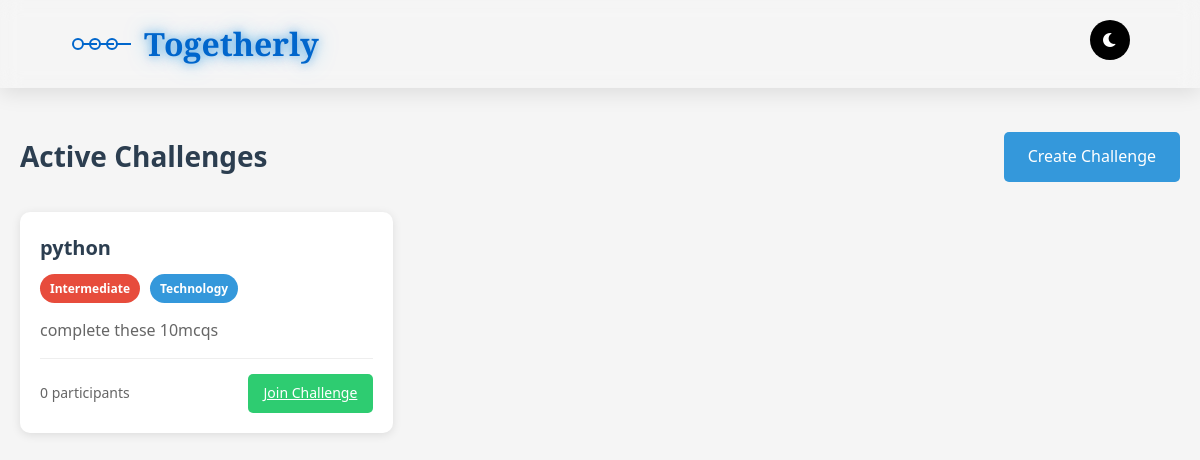
The page /challenges/ (signed in) on the database its author committed.
### challenges/models.py (models this page shows, shortened)
class SkillChallenge(models.Model):
    DIFFICULTY_CHOICES = [
        ('beginner', 'Beginner'),
        ('intermediate', 'Intermediate'),
        ('advanced', 'Advanced')
    ]
    CATEGORY_CHOICES = [
        ('tech', 'Technology'),
        ('design', 'Design'),
        ('marketing', 'Marketing'),
        ('business', 'Business Strategy'),
        ('writing', 'Content Writing'),
        ('data', 'Data Analysis')
    ]
    creator = models.ForeignKey(User, on_delete=models.CASCADE)
    title = models.CharField(max_length=200)
    description = models.TextField()
    difficulty = models.CharField(max_length=20, choices=DIFFICULTY_CHOICES)
    category = models.CharField(max_length=20, choices=CATEGORY_CHOICES)
    start_date = models.DateTimeField()
    end_date = models.DateTimeField()
    max_participants = models.IntegerField(default=50)
    prize_description = models.TextField(blank=True)
    created_at = models.DateTimeField(auto_now_add=True)
    image = models.ImageField(upload_to='challenge_images/', null=True, blank=True)

### challenges/views.py (the view)
# urls.py: path('', views.challenge_list, name='challenge_list'),
@login_required
def challenge_list(request):
    active_challenges = SkillChallenge.objects.filter(
        end_date__gte=timezone.now()
    ).annotate(
        participants_count=Count('challengeparticipation')
    ).order_by('start_date')
    user_participations = ChallengeParticipation.objects.filter(
        user=request.user
    ).values_list('challenge_id', flat=True)
    context = {
        'active_challenges': active_challenges,
        'user_participations': user_participations,
    }
    return render(request, 'challenges/challenge_list.html', context)

### challenges/templates/challenges/challenge_list.html (shortened to what this page needs)
<!DOCTYPE html>
<html lang="en">
<head>
    <link rel="stylesheet" href="https://cdnjs.cloudflare.com/ajax/libs/font-awesome/6.0.0-beta3/css/all.min.css">
</head>
<body>
    <div class="navbar">
        <div class="logo">
            <div class="logo-icon">
                <div class="logo-circle"></div>
                <div class="logo-circle"></div>
                <div class="logo-circle"></div>
            </div>
            <span class="logo-text">Togetherly</span>
        </div>
        <div class="nav-links">
            <div class="nav-item">
                <button class="theme-toggle" id="themeToggle">
                    <i class="fas fa-moon"></i>
                </button>
            </div>
        </div>
    </div>
    <div class="container">
        <div class="header">
            <h1>Active Challenges</h1>
            <a href="{% url 'create_challenge' %}" class="create-btn">Create Challenge</a>
        </div>
        {% if active_challenges %}
            <div class="challenges-grid">
                {% for challenge in active_challenges %}
                    <div class="challenge-card">
                        <div class="challenge-content">
                            <h2 class="challenge-title">{{ challenge.title }}</h2>
                            <div class="challenge-meta">
                                <span class="badge badge-difficulty">{{ challenge.get_difficulty_display }}</span>
                                <span class="badge badge-category">{{ challenge.get_category_display }}</span>
                            </div>
                            <p class="challenge-description">{{ challenge.description }}</p>
                            <div class="challenge-footer">
                                <span class="participants">{{ challenge.participants_count }} participants</span>
                                {% if challenge.id in user_participations %}
                                    <form method="post" action="{% url 'challenge_detail' challenge.id %}">
                                        {% csrf_token %}
                                        <button type="submit" class="action-btn leave-btn">Leave Challenge</button>
                                    </form>
                                {% else %}
                                    <a href="{% url 'challenge_detail' challenge.id %}" class="action-btn join-btn">Join Challenge</a>
                                {% endif %}
                            </div>
                        </div>
                    </div>
                {% endfor %}
            </div>
        {% else %}
            <div class="empty-state">
                <h2>No active challenges at the moment</h2>
                <p>Be the first to create a challenge!</p>
            </div>
        {% endif %}
    </div>
</body>
</html>

### challenges/templates/challenges/challenge_list.html (style rules this page uses)
:root { --primary-color: #0066cc; --bg-color: #f3f2ef; --text-color: #333; --card-bg: #ffffff; --border-color: #e0e0e0; --hover-bg: #f5f5f5; }
* { margin: 0; padding: 0; box-sizing: border-box; font-family: 'Segoe UI', Tahoma, Geneva, Verdana, sans-serif; }
body { background-color: #f5f5f5; color: #333; line-height: 1.6; }
.navbar { position: fixed; top: 0; left: 0; width: 100%; padding: 1rem 2rem; background: var(--nav-bg); backdrop-filter: blur(10px); -webkit-backdrop-filter: blur(10px); box-shadow: 0 5px 20px rgba(0, 0, 0, 0.1); display: flex; justify-content: space-between; align-items: center; z-index: 1000; height: 5.5rem; transition: all 0.3s ease; }
.logo { display: flex; align-items: center; gap: 10px; margin-left: 2.5rem; }
.logo-icon { display: flex; align-items: center; gap: 5px; animation: float 3s ease-in-out infinite; }
.logo-circle { width: 12px; height: 12px; border: 2px solid var(--primary-color); border-radius: 50%; position: relative; }
.logo-circle::after { content: ''; position: absolute; top: 50%; left: 100%; width: 15px; height: 2px; background: var(--primary-color); transform: translateY(-50%); }
.logo-text { font-family: 'Cinzel', serif; font-size: 32px; font-weight: 600; color: var(--primary-color); margin-left: 1rem; text-shadow: 0 0 10px rgba(0, 102, 204, 0.5), 0 0 20px rgba(0, 194, 255, 0.5); transition: text-shadow 0.5s ease; }
.nav-links { display: flex; justify-content: space-between; margin-right: 4rem; }
.nav-item { display: flex; flex-direction: column; align-items: center; gap: 4px; text-decoration: none; font-size: 0.8em; padding: 0 8px; cursor: pointer; margin-right: 2rem; }
button { width: 100%; padding: 12px; background: var(--primary-color); color: white; border: none; border-radius: 8px; cursor: pointer; font-weight: bold; transition: transform 0.3s ease; }
.theme-toggle { position: fixed; top: 20px; right: 70px; border-radius: 50%; background-color: black; color: white; border: none; cursor: pointer; width: 40px; height: 40px; z-index: 1001; transition: transform 0.5s ease, background-color 0.3s ease; }
.theme-toggle i { font-size: larger; }
.container { max-width: 1200px; margin: 40px auto; padding: 20px; margin-top: 7rem; }
.header { display: flex; justify-content: space-between; align-items: center; margin-bottom: 30px; }
.header h1 { color: #2c3e50; font-size: 28px; }
.create-btn { background-color: #3498db; color: white; padding: 12px 24px; border: none; border-radius: 5px; text-decoration: none; font-size: 16px; cursor: pointer; transition: background-color 0.3s; }
.challenges-grid { display: grid; grid-template-columns: repeat(auto-fill, minmax(300px, 1fr)); gap: 20px; }
.challenge-card { background: white; border-radius: 10px; box-shadow: 0 2px 10px rgba(0, 0, 0, 0.1); overflow: hidden; transition: transform 0.3s; }
.challenge-content { padding: 20px; }
.challenge-title { font-size: 20px; color: #2c3e50; margin-bottom: 10px; }
.challenge-meta { display: flex; gap: 10px; margin-bottom: 15px; }
.badge { padding: 5px 10px; border-radius: 20px; font-size: 12px; font-weight: 600; }
.badge-difficulty { background-color: #e74c3c; color: white; }
.badge-category { background-color: #3498db; color: white; }
.challenge-description { color: #666; margin-bottom: 15px; display: -webkit-box; -webkit-box-orient: vertical; overflow: hidden; }
.challenge-footer { display: flex; justify-content: space-between; align-items: center; padding-top: 15px; border-top: 1px solid #eee; }
.participants { color: #666; font-size: 14px; }
.action-btn { padding: 8px 16px; border: none; border-radius: 5px; font-size: 14px; cursor: pointer; transition: background-color 0.3s; }
.join-btn { background-color: #2ecc71; color: white; }

### rows shown on the page
SkillChallenge: title "python", difficulty "Intermediate", category "Technology", description "complete these 10mcqs", participants_count "0", shows "Join Challenge"
